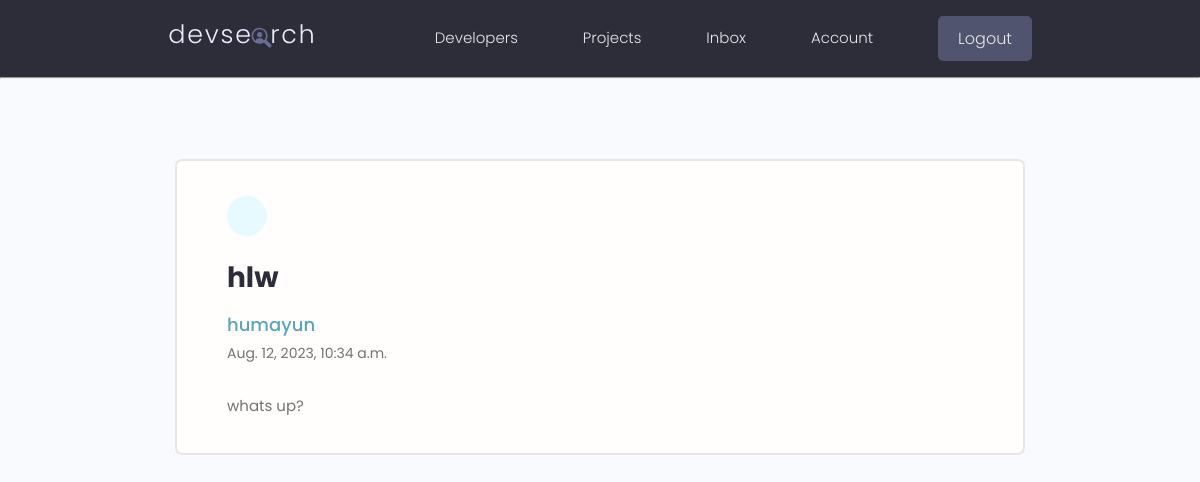
Page /message/83322cdc-2e25-400d-9d31-34747bcd481a/ (signed in) on the committed database.
### users/models.py (models this page shows, shortened)
class message (models.Model):
    sender = models.ForeignKey(profile, on_delete=models.SET_NULL, null=True, blank=True)
    recipient=models.ForeignKey(profile, on_delete=models.SET_NULL, null=True, blank=True, related_name='messages')
    name= models.CharField(max_length=200,null=True, blank=True)
    email= models.EmailField(max_length=200,null=True, blank=True)
    subject=models.CharField(max_length=200,null=True, blank=True)
    is_read = models.BooleanField(default=False,null=True)
    body = models.TextField()
    created=models.DateTimeField(auto_now_add=True)
    id = models.UUIDField(default=uuid.uuid4,unique=True,primary_key=True,editable=False)
    class Meta :
        ordering = ['is_read' , '-created']

### users/views.py (the view)
# urls.py: path('message/<uuid:pk>/', views.viewMessage, name='message'),
@login_required(login_url='login')
def viewMessage(request,pk):
    profile = request.user.profile
    message= profile.messages.get(id=pk)
    if message.is_read == False :
        message.is_read= True
        message.save()
    context={'message' : message }
    return render (request, 'users/message.html', context)

### users/templates/users/message.html (shortened to what this page needs)
{% extends 'main.html' %}
{% block content %}
  <main class="messagePage my-xl">
    <div class="content-box">
      <div class="message">
        <a class="backButton" href="{% url 'inbox' %}"></a>
        <h2 class="message__subject">{{message.subject}}</h4>
          <a href="profile.html" class="message__author">{{message.name}}</a>
          <p class="message__date">{{message.created}}</p>
          <div class="message__body">{{ message.body |linebreaksbr }}</div>
      </div>
    </div>
  </main>
{% endblock content %}

### static/styles/app.css (style rules this page uses)
:root { --color-sub: #2d2d39; }
.content-box { width: 95%; max-width: 85rem; margin: 0 auto; }
.message { padding: 2.5rem 0; }
.message > a { display: flex; gap: 1rem; }
.message__author, .message__date { flex-basis: 25%; }
.message__subject { flex-basis: 50%; }
.message__date { text-align: right; }
.messagePage .message { list-style: none; background: var(--color-white); padding: 3.5rem 5rem; border: 2px solid var(--color-light); border-radius: 0.7rem; }
.messagePage .message__subject { font-size: 2.8rem; color: var(--color-sub); margin-bottom: 1rem; margin-top: 2rem; }
.messagePage .message__author { font-size: 1.8rem; font-weight: 500; }
.messagePage .message__date { font-size: 1.4rem; font-weight: 400; text-align: left; margin-bottom: 3rem; }
.backButton { background: var(--color-main-light); color: var(--color-main); width: 4rem; height: 4rem; display: flex; align-items: center; justify-content: center; border-radius: 50%; }

### static/uikit/styles/modules/_variables.css (style rules this page uses)
:root { --color-main: #5aa5b9; --color-main-light: #e6faff; --color-sub: #3f4156; --color-sub-light: #51546e; --color-sub-lighter: #ededfd; --color-text: #737373; --color-gray: #8b8b8b; --color-light: #e5e7eb; --color-light-gray: #767676; --color-bg: #f8fafd; --color-white: #fffefd; --color-white-light: #f3f3f3; --color-success: #359e64; --color-success-bg: #def8e8; --color-error: #fc4b0b; --color-error-bg: #fff2ee; --font-base: 'Poppins', arial, helvetica, 'Segoe UI', roboto, ubuntu, sans-serif; --font-monospace: 'Fira Code', 'Courier New', courier, monospace; --font-regular: 300; --font-medium: 500; --font-bold: 700; --generic-shadow: 1px 1px 5px #00000010; --generic-transition: all 0.3s ease-in-out; }

### static/uikit/styles/modules/_base.css (style rules this page uses)
* { margin: 0; padding: 0; box-sizing: border-box; text-rendering: optimizeLegibility; color: inherit; font-size: inherit; }
html { font-size: 50%; }
@media only screen and (min-width: 480px) { html { font-size: 56.25%; } }
@media only screen and (min-width: 1200px) { html { font-size: 62.5%; } }
body { line-height: 1.6; font-weight: 400; font-size: 1.5rem; color: var(--color-text); background-color: var(--color-bg); min-height: 100vh; }

### static/uikit/styles/modules/_typography.css (style rules this page uses)
* { font-family: var(--font-base); }
h2 { font-size: 3.6rem; font-weight: var(--font-bold); }
p, span, strong { font-size: 1.6rem; color: var(--color-text); font-weight: var(--font-regular); }
a { padding-bottom: 2px; text-decoration: none; display: inline-block; color: var(--color-main); font-weight: var(--font-medium); }

### static/uikit/styles/modules/_utilities.css (style rules this page uses)
.my-xl { margin: 8rem auto; }

### rows in the picture
message: subject "hlw", name "humayun", created "Aug. 12, 2023, 10:34 a.m.", body "whats up?"
